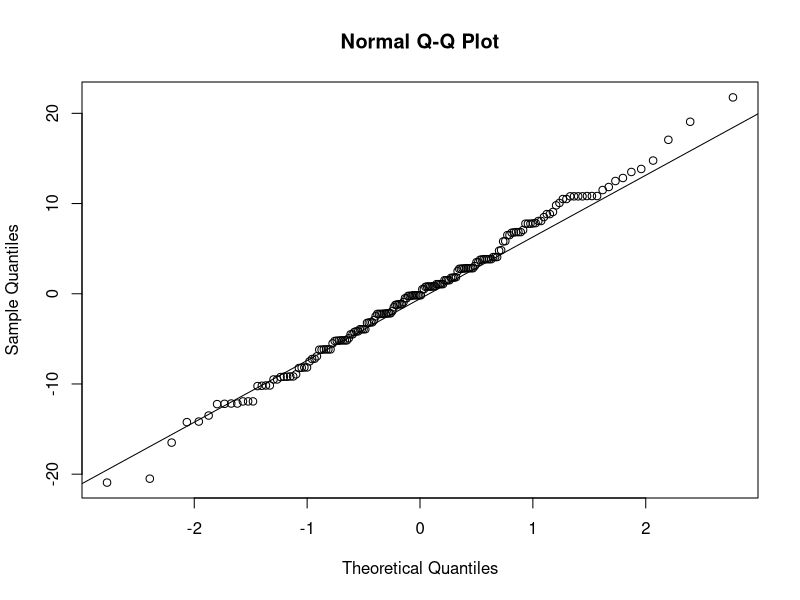
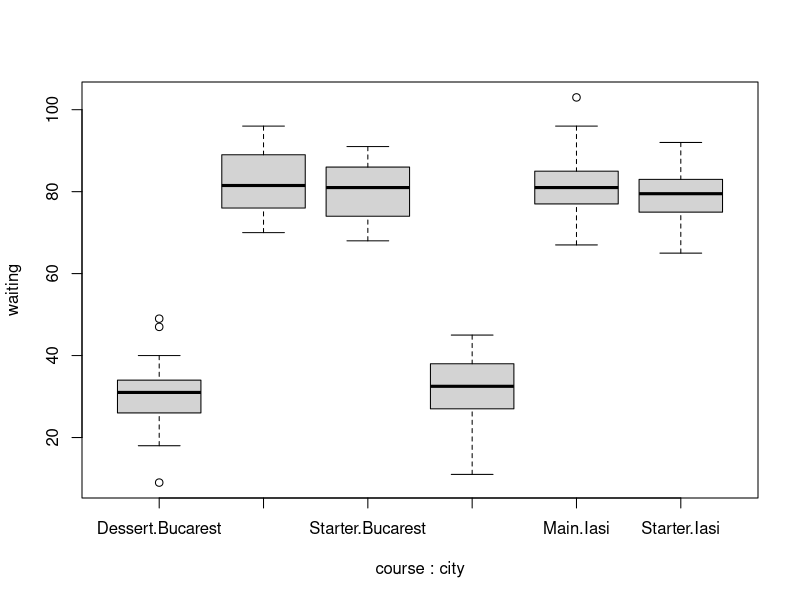

Here is the R script that generated these plots, in order:
Waiting <- read.table("Waiting.txt", header = T)
attach(Waiting)
an <- aov(waiting ~ course+ city + course:city)
summary(an)
#verification of assumptions:
shapiro.test(an$residuals)
x11()
qqnorm(an$residuals)
qqline(an$residuals)
#we can assume gaussianity IF we can also assure homoschedasticity amongst groups
x11()
boxplot(waiting ~ course+ city)
var.test(waiting[which(city == "Iasi" & course == "Starter")], waiting[which(city == "Iasi" & course == "Main")])
var.test(waiting[which(city == "Iasi" & course == "Starter")], waiting[which(city == "Iasi" & course == "Dessert")])
var.test(waiting[which(city == "Iasi" & course == "Main")], waiting[which(city == "Iasi" & course == "Dessert")])
var.test(waiting[which(city == "Iasi" & course == "Starter")], waiting[which(city == "Bucarest" & course == "Starter")])
var.test(waiting[which(city == "Iasi" & course == "Starter")], waiting[which(city == "Bucarest" & course == "Main")])
var.test(waiting[which(city == "Iasi" & course == "Starter")], waiting[which(city == "Bucarest" & course == "Dessert")])
var.test(waiting[which(city == "Iasi" & course == "Main")], waiting[which(city == "Bucarest" & course == "Starter")])
var.test(waiting[which(city == "Iasi" & course == "Main")], waiting[which(city == "Bucarest" & course == "Main")])
var.test(waiting[which(city == "Iasi" & course == "Main")], waiting[which(city == "Bucarest" & course == "Dessert")])
var.test(waiting[which(city == "Iasi" & course == "Dessert")], waiting[which(city == "Bucarest" & course == "Starter")])
var.test(waiting[which(city == "Iasi" & course == "Dessert")], waiting[which(city == "Bucarest" & course == "Main")])
var.test(waiting[which(city == "Iasi" & course == "Dessert")], waiting[which(city == "Bucarest" & course == "Dessert")])
var.test(waiting[which(city == "Bucarest" & course == "Starter")], waiting[which(city == "Bucarest" & course == "Dessert")])
var.test(waiting[which(city == "Bucarest" & course == "Starter")], waiting[which(city == "Bucarest" & course == "Main")])
var.test(waiting[which(city == "Bucarest" & course == "Dessert")], waiting[which(city == "Bucarest" & course == "Main")])
#we have homoschedasticity

#or more simply:
fact <- with(Waiting, interaction(course, city))
bartlett.test(waiting,fact)

#So the assumptions are satisfied

summary(an)

#we eliminate the non significant factors -> one at the time!
#backward selection
an_new <- aov(waiting ~ course + course:city)
summary(an_new)

an_new <- aov(waiting ~ course)
summary(an_new)

#so we end up with a reduced model
anova(an, an_new)#still significant
shapiro.test(an_new$residuals)
bartlett.test(an_new$residuals ~ course)
#still valid

s<- sum((an_new$residuals)^2)/an_new$df

alphaB <- 0.05/6
smean <- c(courseMain = an_new$coefficients[1] + an_new$coefficients[2],
          courseStarter = an_new$coefficients[1] + an_new$coefficients[3],
          courseDessert = an_new$coefficients[1])
#CI Main - Starter
n1 <- length(which(course == "Main"))
n2 <- length(which(course == "Starter"))
n3 <- length(which(course == "Dessert"))
n1
n2
n3
n <- 60

#Since:
#smean_a - smean_b ~ N(mu_a - mu_b, simga^2*(1/n_a + 1/n_b)) = N(mu_a - mu_b, 2*simga^2/n)
#quindi, per l'intervallo di confidenza:
#(smean_a - smean_b)/sqrt(2*sigma^2/n) ~ N(0,1)
# s = SS_res/(n-g) ~ sigma^2*Chi_square(n-g)

#(smean_a - smean_b)/sqrt(2*s/n) ~ t(n-g)

band <- qt(1-alphaB/2, an_new$df)*sqrt(s*2/n)
sdeltamean <- c(smean[1] - smean[2], smean[2] - smean[3], smean[3] - smean[1])
CI1 <- cbind(inf = sdeltamean - band,
         center = sdeltamean,
         sup = sdeltamean + band)
rownames(CI1)<- c("Main - Starter", "Starter - Dessert", "Dessert - Mean")
CI1
SS <- c(sum((an_new$residuals[which(course == "Main")])^2),sum((an_new$residuals[which(course == "Starter")])^2), sum((an_new$residuals[which(course == "Dessert")])^2))
chi_up <- qchisq(1-alphaB/2, n)
chi_down <- qchisq(alphaB/2, n)
CI2 <- cbind(inf = SS/chi_up,
             center = SS/(n-1),
             sup = SS/chi_down)
rownames(CI2)<-c("Main", "Starter", "Dessert")
CI2
var(waiting[which(course == "Main")])
